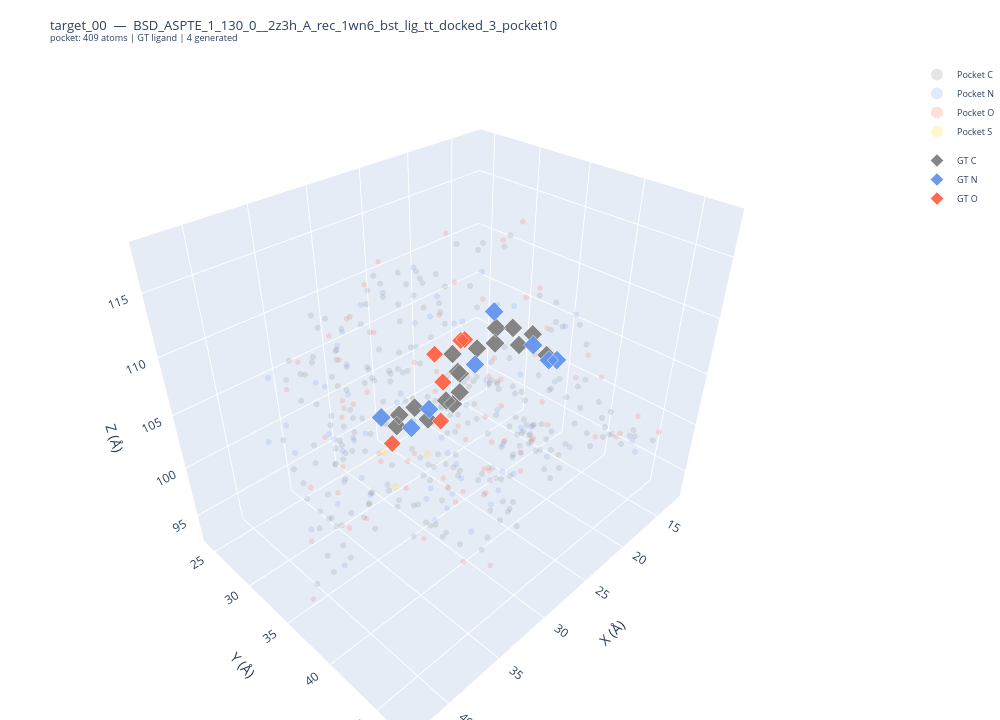

The notebook cell this image was saved under:
### Markdown cell above
## 3. Interactive 3D Overlay

**Pocket** — grey atoms, semi-transparent.  
**GT ligand** — larger atoms, coloured by element, outlined in white (toggle in legend).  
**Generated ligand** — atoms coloured by element (C/N/O/S/F/Cl/P), with labels; one molecule shown.

### Code cell
palette = px.colors.qualitative.Plotly + px.colors.qualitative.Safe
traces = []

# ── Pocket ────────────────────────────────────────────────────────────────────
for elem in sorted(set(poc_elems)):
    mask = [i for i, e in enumerate(poc_elems) if e == elem]
    xyz  = poc_coords[mask]
    traces.append(go.Scatter3d(
        x=xyz[:, 0], y=xyz[:, 1], z=xyz[:, 2],
        mode="markers",
        marker=dict(
            size=ELEM_SIZE.get(elem, 3),
            color=ELEM_COLOR.get(elem, "white"),
            opacity=0.18,
        ),
        name=f"Pocket {elem}",
        legendgroup="pocket",
        showlegend=True,
    ))

# ── GT ligand ─────────────────────────────────────────────────────────────────
if gt_mol is not None:
    gt_xyz   = mol_coords(gt_mol)
    gt_elems = mol_elems(gt_mol)
    for elem in sorted(set(gt_elems)):
        mask = [i for i, e in enumerate(gt_elems) if e == elem]
        xyz  = gt_xyz[mask]
        traces.append(go.Scatter3d(
            x=xyz[:, 0], y=xyz[:, 1], z=xyz[:, 2],
            mode="markers",
            marker=dict(
                size=ELEM_SIZE.get(elem, 3.5) * 1.8,
                color=ELEM_COLOR.get(elem, "purple"),
                opacity=0.95,
                line=dict(width=1.5, color="white"),
                symbol="diamond",
            ),
            name=f"GT {elem}",
            legendgroup="gt",
        ))

# ── Generated samples ─────────────────────────────────────────────────────────
# for i, mol in enumerate(gen_mols):
#     xyz   = mol_coords(mol)
#     elems = mol_elems(mol)
#     smi   = Chem.MolToSmiles(mol)
#     color = palette[i % len(palette)]
#     traces.append(go.Scatter3d(
#         x=xyz[:, 0], y=xyz[:, 1], z=xyz[:, 2],
#         mode="markers",
#         marker=dict(
#             size=6,
#             color=color,
#             opacity=0.90,
#             line=dict(width=0.8, color="white"),
#         ),
#         name=f"Gen {i}: {smi[:40]}{'…' if len(smi)>40 else ''}",
#         legendgroup=f"gen_{i}",
#         text=[f"{e}" for e in elems],
#         hovertemplate="%{text}<br>(%{x:.2f}, %{y:.2f}, %{z:.2f})<extra>Gen %{fullData.name}</extra>",
#     ))

# Single sample generation
# i, mol = 0, gen_mols[0]
# xyz   = mol_coords(mol)
# elems = mol_elems(mol)
# smi   = Chem.MolToSmiles(mol)
# # Generated ligand: one trace per element, colored by ELEM_COLOR (same as pocket/GT)
# for elem in sorted(set(elems)):
#     mask = [j for j, e in enumerate(elems) if e == elem]
#     xyz_e = xyz[mask]
#     traces.append(go.Scatter3d(
#         x=xyz_e[:, 0], y=xyz_e[:, 1], z=xyz_e[:, 2],
#         mode="markers+text",
#         marker=dict(
#             size=ELEM_SIZE.get(elem, 3.5) * 1.4,
#             color=ELEM_COLOR.get(elem, "purple"),
#             opacity=0.90,
#             line=dict(width=0.8, color="white"),
#         ),
#         name=f"Gen {i} {elem}",
#         legendgroup=f"gen_{i}",
#         text=[elem] * len(mask),
#         textposition="top center",
#         hovertemplate="%{text}<br>(%{x:.2f}, %{y:.2f}, %{z:.2f})<extra>Gen %{fullData.name}</extra>",
#     ))

fig = go.Figure(traces)
fig.update_layout(
    title=dict(
        text=f"{td.name}  —  {pocket_name}<br>"
             f"<sup>pocket: {len(poc_coords)} atoms | GT ligand | {len(gen_mols)} generated</sup>",
        font=dict(size=13),
    ),
    scene=dict(
        xaxis_title="X (Å)", yaxis_title="Y (Å)", zaxis_title="Z (Å)",
        aspectmode="data",
    ),
    width=1000, height=720,
    legend=dict(itemsizing="constant", font=dict(size=9),
                groupclick="toggleitem"),
    margin=dict(l=0, r=0, t=60, b=0),
)
fig.show()

# print("Generated ligand atom types:", elems)

### Figure 1 — Plotly figure (JSON) as saved in the notebook; plotly's stock layout.template omitted (floating-point values rounded to 4 significant figures; data arrays with more than 128 entries replaced by an {"elided": "..."} marker saying what was removed)
{"data": [{"legendgroup": "pocket", "marker": {"color": "gray", "opacity": 0.18, "size": 3.5}, "mode": "markers", "name": "Pocket C", "showlegend": true, "type": "scatter3d", "x": {"elided": "261 float values"}, "y": {"elided": "261 float values"}, "z": {"elided": "261 float values"}}, {"legendgroup": "pocket", "marker": {"color": "cornflowerblue", "opacity": 0.18, "size": 3.5}, "mode": "markers", "name": "Pocket N", "showlegend": true, "type": "scatter3d", "x": [19.98, 24.94, 27.54, 30.84, 30.34, 28.19, 25.19, 25.57, 22.67, 23.4, 26.17, 28.78, 30.41, 33.16, 36.78, 31.62, 28.38, 24.13, 30.15, 27.18, 26.78, 27.01, 34.9, 35.39, 36.09, 33.5, 33.5, 33.55, 28.85, 26.05, 22.57, 24.69, 19.34, 22.25, 32.36, 29.0, 27.47, 27.57, 20.43, 25.07, 25.48, 21.1, 18.43, 16.66, 20.98, 22.35, 34.16, 31.41, 33.75, 33.26, 33.78, 32.09, 39.78, 42.75, 33.0, 36.16, 37.04, 36.9, 37.95, 30.85, 29.74, 36.15, 35.67, 38.38, 26.88, 32.69, 18.92, 18.12, 14.02, 15.6], "y": [40.08, 40.23, 39.28, 40.52, 44.51, 41.65, 38.43, 41.21, 39.81, 37.7, 39.71, 38.14, 39.2, 39.35, 36.99, 36.51, 37.7, 38.65, 34.87, 34.02, 35.32, 33.05, 33.02, 30.85, 31.75, 31.22, 32.74, 26.95, 27.25, 30.32, 30.57, 31.8, 39.76, 35.62, 30.23, 34.36, 35.28, 35.99, 28.56, 28.65, 27.07, 37.82, 38.52, 39.56, 41.75, 41.44, 37.7, 27.26, 41.63, 39.87, 45.61, 42.37, 38.29, 38.45, 28.83, 31.98, 28.27, 27.33, 26.16, 24.76, 25.79, 24.42, 33.89, 35.28, 38.02, 34.62, 35.8, 26.3, 44.4, 44.82], "z": [106.6, 107.7, 108.0, 108.2, 104.2, 103.9, 103.7, 101.4, 101.5, 95.96, 96.94, 98.88, 101.9, 101.4, 107.1, 111.4, 112.5, 112.4, 116.2, 112.5, 110.7, 110.4, 109.9, 107.2, 103.7, 101.4, 96.69, 104.7, 109.8, 108.3, 98.3, 96.98, 109.2, 94.41, 96.2, 94.36, 92.89, 95.07, 96.26, 97.28, 98.68, 99.03, 95.12, 95.76, 111.7, 106.4, 109.4, 107.3, 106.4, 98.68, 104.5, 98.51, 105.5, 103.5, 98.64, 97.01, 100.5, 102.5, 100.9, 96.3, 101.1, 105.2, 113.1, 94.37, 115.8, 115.2, 97.09, 94.93, 96.53, 98.86]}, {"legendgroup": "pocket", "marker": {"color": "tomato", "opacity": 0.18, "size": 3.2}, "mode": "markers", "name": "Pocket O", "showlegend": true, "type": "scatter3d", "x": [22.65, 17.33, 17.9, 27.06, 24.6, 29.31, 33.43, 28.34, 25.56, 26.24, 23.75, 20.14, 19.78, 25.61, 27.27, 30.5, 32.92, 35.27, 33.05, 34.52, 35.54, 30.3, 27.68, 25.47, 32.41, 35.57, 34.17, 37.2, 35.23, 34.38, 36.71, 30.75, 27.27, 26.88, 23.86, 25.64, 26.39, 20.41, 18.9, 16.74, 25.2, 34.08, 21.82, 21.18, 21.48, 20.05, 24.06, 20.43, 31.61, 30.93, 35.61, 36.18, 33.28, 32.12, 33.55, 37.25, 41.31, 34.42, 38.89, 28.01, 31.44, 34.42, 35.07, 41.8, 27.48, 22.42, 22.04, 33.59, 19.9, 20.23, 17.75, 13.86, 12.43, 14.07, 16.17], "y": [40.67, 42.21, 40.23, 38.33, 37.39, 40.88, 39.83, 43.53, 42.3, 39.67, 39.84, 39.54, 32.58, 37.64, 39.63, 39.98, 41.61, 40.82, 36.87, 35.45, 35.9, 37.43, 36.22, 36.87, 32.41, 33.08, 31.22, 28.65, 29.9, 30.61, 34.01, 26.42, 31.48, 27.27, 33.85, 32.95, 30.15, 37.88, 35.48, 35.09, 37.54, 32.75, 30.99, 35.93, 39.69, 42.54, 41.91, 46.1, 38.47, 28.11, 43.52, 40.18, 42.77, 43.83, 45.56, 39.01, 36.72, 29.64, 31.91, 24.08, 27.02, 26.18, 31.54, 35.83, 35.23, 35.9, 37.28, 34.57, 33.35, 26.41, 32.28, 44.02, 41.8, 40.35, 47.27], "z": [104.3, 104.8, 104.0, 110.0, 107.6, 106.6, 107.7, 102.7, 103.3, 105.3, 99.48, 100.1, 101.4, 97.57, 99.64, 99.81, 101.4, 99.0, 102.4, 103.2, 109.3, 113.7, 114.7, 112.7, 114.8, 107.2, 104.8, 106.7, 101.9, 98.85, 96.19, 105.3, 105.7, 112.8, 97.46, 93.67, 95.24, 106.3, 109.8, 109.7, 94.62, 94.52, 96.21, 96.99, 109.9, 108.2, 108.9, 102.8, 110.3, 109.8, 105.8, 103.9, 96.63, 105.5, 98.6, 106.2, 105.0, 95.51, 94.84, 98.26, 100.2, 106.7, 111.6, 93.87, 117.9, 115.9, 117.6, 112.5, 94.62, 96.91, 99.92, 100.0, 96.18, 95.92, 101.5]}, {"legendgroup": "pocket", "marker": {"color": "gold", "opacity": 0.18, "size": 4.5}, "mode": "markers", "name": "Pocket S", "showlegend": true, "type": "scatter3d", "x": [29.46, 31.06, 32.93], "y": [35.14, 31.67, 35.18], "z": [99.94, 99.02, 98.77]}, {"legendgroup": "gt", "marker": {"color": "gray", "line": {"color": "white", "width": 1.5}, "opacity": 0.95, "size": 6.3, "symbol": "diamond"}, "mode": "markers", "name": "GT C", "type": "scatter3d", "x": [27.39, 26.34, 25.1, 24.87, 25.84, 29.84, 31.41, 30.26, 29.04, 25.94, 22.54, 21.18, 20.06, 18.65, 18.57, 16.12, 16.99], "y": [35.09, 34.8, 34.32, 34.07, 34.8, 35.64, 33.86, 32.86, 33.29, 34.31, 33.71, 34.4, 33.48, 34.07, 34.73, 34.2, 36.48], "z": [104.0, 103.0, 103.3, 104.8, 105.8, 103.8, 103.1, 103.0, 103.3, 107.2, 105.9, 106.1, 106.7, 106.4, 105.0, 104.7, 104.0]}, {"legendgroup": "gt", "marker": {"color": "cornflowerblue", "line": {"color": "white", "width": 1.5}, "opacity": 0.95, "size": 6.3, "symbol": "diamond"}, "mode": "markers", "name": "GT N", "type": "scatter3d", "x": [28.78, 31.16, 32.37, 23.49, 20.1, 17.22, 17.96, 16.02], "y": [34.64, 35.23, 33.26, 34.42, 33.24, 35.16, 37.46, 36.85], "z": [103.7, 103.5, 104.1, 105.2, 108.1, 104.6, 104.4, 103.3]}, {"legendgroup": "gt", "marker": {"color": "tomato", "line": {"color": "white", "width": 1.5}, "opacity": 0.95, "size": 5.76, "symbol": "diamond"}, "mode": "markers", "name": "GT O", "type": "scatter3d", "x": [27.14, 29.63, 32.07, 25.2, 27.12, 22.81], "y": [34.49, 36.79, 34.03, 34.46, 33.59, 32.59], "z": [105.3, 104.2, 101.8, 108.2, 107.4, 106.4]}], "layout": {"height": 720, "legend": {"font": {"size": 9}, "groupclick": "toggleitem", "itemsizing": "constant"}, "margin": {"b": 0, "l": 0, "r": 0, "t": 60}, "scene": {"aspectmode": "data", "xaxis": {"title": {"text": "X (Å)"}}, "yaxis": {"title": {"text": "Y (Å)"}}, "zaxis": {"title": {"text": "Z (Å)"}}}, "title": {"font": {"size": 13}, "text": "target_00  —  BSD_ASPTE_1_130_0__2z3h_A_rec_1wn6_bst_lig_tt_docked_3_pocket10<br><sup>pocket: 409 atoms | GT ligand | 4 generated</sup>"}, "width": 1000}}
